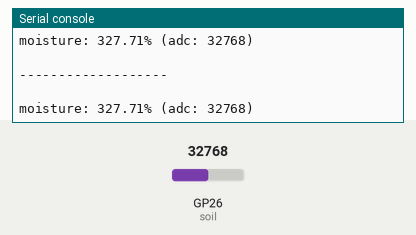
Simulated run of this program. Board: Raspberry Pi Pico running MicroPython. On the bench: the last lines printed to the serial console. Inputs (shaded band) come from the test bench; at power-on: GP26 (soil) = 32768 (analog values on the 0–65535 scale).

Above: at 1.2 s.
1.3 s: GP26 (soil) set to 45874
At 1.9 s:
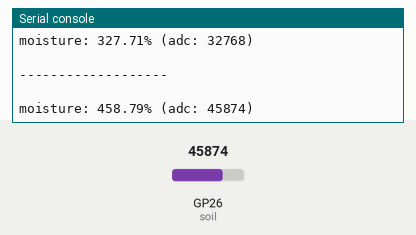
2.8 s: GP26 (soil) set to 57670
At 3.4 s:
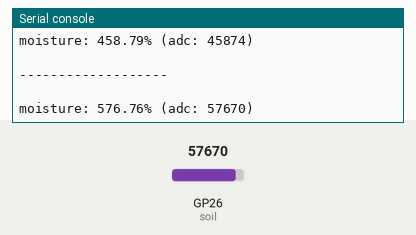
Timing chart, 0 to 5.8 s (numbered marks = the images above; inputs shaded):
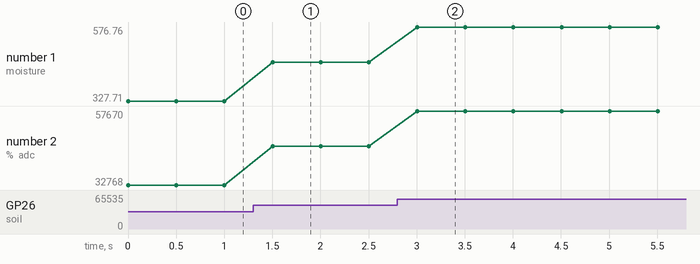

The program:

soil1.py
```python
from machine import ADC, Pin, I2C
import utime

DELAY = 0.5

# use variables instead of numbers:
soil = ADC(Pin(26)) # Soil moisture PIN reference
#made up ranges - need to find correct values
SENSOR_MAX = 0
SENSOR_MIN = 9999

while True:
    # read moisture value and convert to percentage into the calibration range
    moisture = (SENSOR_MAX-soil.read_u16())*100/(SENSOR_MAX-SENSOR_MIN)
    # print values
    print("moisture: " + "%.2f" % moisture +"% (adc: "+str(soil.read_u16())+")")
    utime.sleep(DELAY) # set a delay between readings
    print("\n-------------------\n")
        
```

Measured:
- after the input at 1.3 s, the serial console: prints a new line after 0.20 s (image 1)
- after the input at 2.8 s, the serial console: prints a new line after 0.20 s (image 2)
- plotted number 1: 327.71 → 458.79 after the input at 1.3 s, 458.79 → 576.76 after the input at 2.8 s
- plotted number 2: 32768 → 45874 after the input at 1.3 s, 45874 → 57670 after the input at 2.8 s
